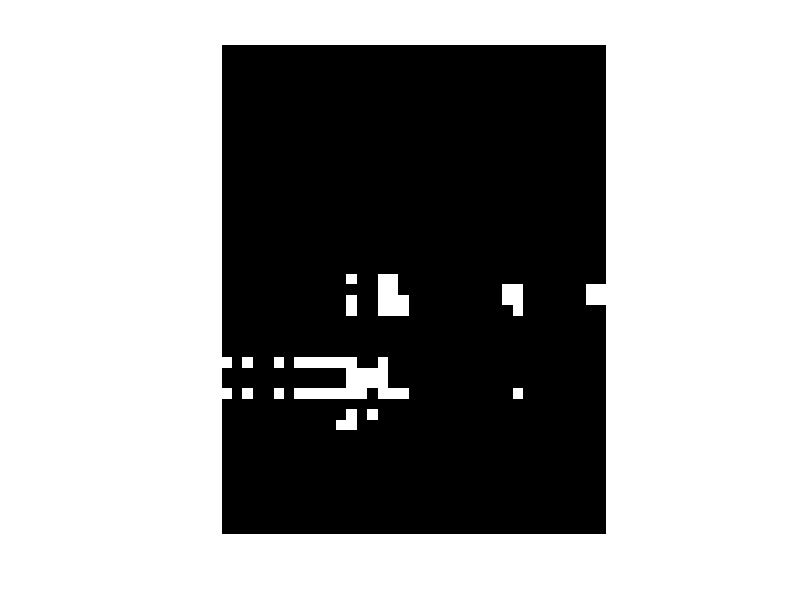

Write the MATLAB code that produced this figure. (Note: this script raises an error after producing the figure.)
% === Script de ajuste interactivo de offset y orientación mapa-Apolo ===
% Ahora usa resolución y offsets del archivo .mat generado

clear; clc;

% Carga el mapa lógico y la info de referencia
load('mapa_ocupacion.mat', 'mapa', 'info_mapa');
resolucion = info_mapa.resolucion;
offset_x = info_mapa.offset_apolo_x_a_matlab_y;
offset_y = info_mapa.offset_apolo_y_a_matlab_x;

% === PARÁMETROS DE AJUSTE (puedes modificar solo la rotación) ===
rotacion_mapa_deg = 0; % Rotación del mapa respecto a Apolo (grados, antihorario)
rotacion_mapa_rad = deg2rad(rotacion_mapa_deg);

% === PUNTOS DE PRUEBA EN APOLO/XML (en metros) ===
puntos_apolo = [
    0 0;
    0 5;
    5 0;
    5 5;
    10 10
];

% === VISUALIZACIÓN ===
figure; imshow(~mapa, 'InitialMagnification', 'fit'); colormap(gray); hold on;
for i = 1:size(puntos_apolo,1)
    [fila, columna] = apolo2matriz(puntos_apolo(i,2), puntos_apolo(i,1));
    if fila >= 1 && fila <= size(mapa,1) && columna >= 1 && columna <= size(mapa,2)
        scatter(columna, fila, 100, 'g', 'filled');
        text(columna+1, fila, sprintf('(%g,%g)', puntos_apolo(i,1), puntos_apolo(i,2)), 'Color', 'yellow');
    else
        disp(['⚠️ Punto Apolo fuera de límites: fila=', num2str(fila), ', columna=', num2str(columna)]);
    end
end

% === VISUALIZACIÓN DE BALIZAS DESDE XML ===
xml_path = 'root1.xml';
[~, balizas_xml] = parse_xml_map_S(xml_path);
for i = 1:size(balizas_xml,1)
    [fila_b, columna_b] = apolo2matriz(balizas_xml(i,2), balizas_xml(i,1));
    if fila_b >= 1 && fila_b <= size(mapa,1) && columna_b >= 1 && columna_b <= size(mapa,2)
        scatter(columna_b, fila_b, 80, 'r', 'filled');
        text(columna_b+1, fila_b, sprintf('Baliza(%g,%g)', balizas_xml(i,1), balizas_xml(i,2)), 'Color', 'red');
    else
        disp(['⚠️ Baliza fuera de límites: fila=', num2str(fila_b), ', columna=', num2str(columna_b)]);
    end
end

disp('Haz clic en el mapa para ver la posición equivalente en Apolo/XML. Pulsa Enter para terminar.');
while true
    [x_map, y_map, btn] = ginput(1);
    if isempty(x_map) || isempty(y_map) || btn ~= 1
        break;
    end
    [fila_c, columna_c] = apolo2matriz(y_map, x_map);
    [x_apolo, y_apolo] = matriz2apolo(fila_c, columna_c);
    disp(['[MAPA->APOLO] Celda (', num2str(x_map), ',', num2str(y_map), ') => Apolo (', num2str(x_apolo), ',', num2str(y_apolo), ')']);
    scatter(x_map, y_map, 120, 'b', 'o', 'LineWidth', 2);
    text(x_map+2, y_map, sprintf('A:(%.2f,%.2f)', x_apolo, y_apolo), 'Color', 'blue');
end

title('Ajuste de Offset y Orientación (puntos Apolo y balizas sobre mapa MATLAB)');
hold off;

disp('Modifica rotacion_mapa_deg y vuelve a ejecutar para ajustar.');

% Las funciones de conversión se utilizan ahora desde los archivos compartidos
% apolo2matriz.m y matriz2apolo.m para coincidir con el resto del código.
